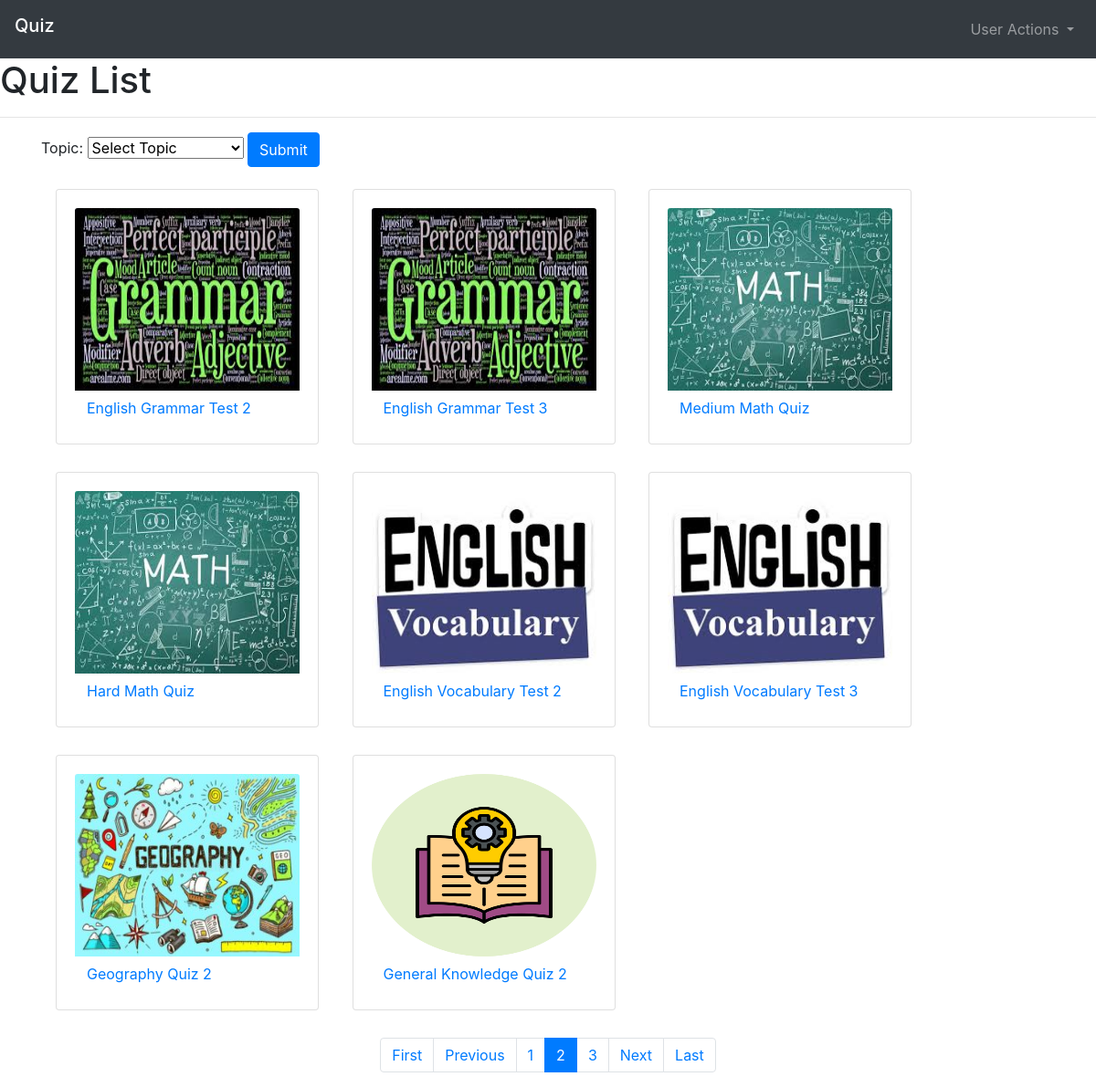
Screenshot of /?page=2 with the database file from the repository.
### quiz/models.py (models this page shows, shortened)
class Quiz(models.Model):
    name = models.CharField(max_length=100)
    image = models.ImageField(null=True, blank=True, upload_to='images/')
    topic = models.CharField(max_length=50)
    number_of_questions = models.IntegerField()
    time = models.IntegerField(help_text="duration of the quiz should finish")
    required_score = models.IntegerField(help_text="required score to pass the exam")
    difficulty = models.CharField(max_length=6, choices=DIFF_CHOICES)

### quiz/views.py (the view)
# urls.py: path('', views.index, name='index'),
def index(request):
    object_List = Quiz.objects.all()
    paginator = Paginator(object_List, 8)  # 8 items per page
    page_number = request.GET.get('page')
    page_obj = paginator.get_page(page_number)
    return render(request, 'quiz/index.html', {
        'object_List': object_List,
        'page_obj': page_obj
        })

### quiz/templates/quiz/index.html (shortened to what this page needs)
{% extends 'quiz/layout.html' %}
{% load static %}
{% block body %}
    <h1>Quiz List</h1>
    <hr>
    <div style="padding-left: 45px;">
        <form action="{% url 'quiz:topic' %}" method="POST">
            <label for="topic">Topic:</label>
                <select name="topic" class="form-select" aria-label="Default select example">
                    <option selected>Select Topic</option>
                </select>
            <button type="submit" class="btn btn-primary">Submit</button>
        </form>
        <br>
        {% for obj in page_obj %}
            <div class="card mx-3" style="width: 18rem; margin-bottom: 30px; display: inline-block;" >
                <div class="card-body" style="text-size: 50px">
                    <img class="card-img-top" src="{{ obj.image.url }}" alt="{{ obj.name }}" height="200px" width="287px" >
                    <button type="button" class="btn btn-link modal-button" data-pk="{{ obj.pk }}" data-quiz="{{ obj.name }}" data-questions="{{obj.number_of_questions}}" data-difficulty="{{obj.difficulty}}" data-time="{{obj.time}}" data-pass="{{obj.required_score}}" data-toggle="modal" data-target="#quizStartModal">
                        {{obj.name}}
                    </button>
                </div>
            </div>
        {% endfor %}
    </div>
    <div class="d-flex justify-content-center">
        <nav aria-label="Page navigation">
            <ul class="pagination">
                {% if page_obj.has_previous %}
                    <li class="page-item">
                        <a class="page-link" href="?page=1">First</a>
                    </li>
                    <li class="page-item">
                        <a class="page-link" href="?page={{ page_obj.previous_page_number }}">Previous</a>
                    </li>
                {% endif %}
                {% for num in page_obj.paginator.page_range %}
                    <li class="page-item {% if num == page_obj.number %}active{% endif %}">
                        <a class="page-link" href="{% url 'quiz:index' %}?page={{ num }}">{{ num }}</a>
                    </li>
                {% endfor %}
                {% if page_obj.has_next %}
                    <li class="page-item">
                        <a class="page-link" href="?page={{ page_obj.next_page_number }}">Next</a>
                    </li>
                    <li class="page-item">
                        <a class="page-link" href="?page={{ page_obj.paginator.num_pages }}">Last</a>
                    </li>
                {% endif %}
            </ul>
        </nav>
    </div>
{% endblock %}

### rows the page displays
Quiz: image (picture), name "English Grammar Test 2"
Quiz: image (picture), name "English Grammar Test 3"
Quiz: image (picture), name "Medium Math Quiz"
Quiz: image (picture), name "Hard Math Quiz"
Quiz: image (picture), name "English Vocabulary Test 2"
Quiz: image (picture), name "English Vocabulary Test 3"
Quiz: image (picture), name "Geography Quiz 2"
Quiz: image (picture), name "General Knowledge Quiz 2"

### other values shown
{{ num }} "1" "2" "3"
